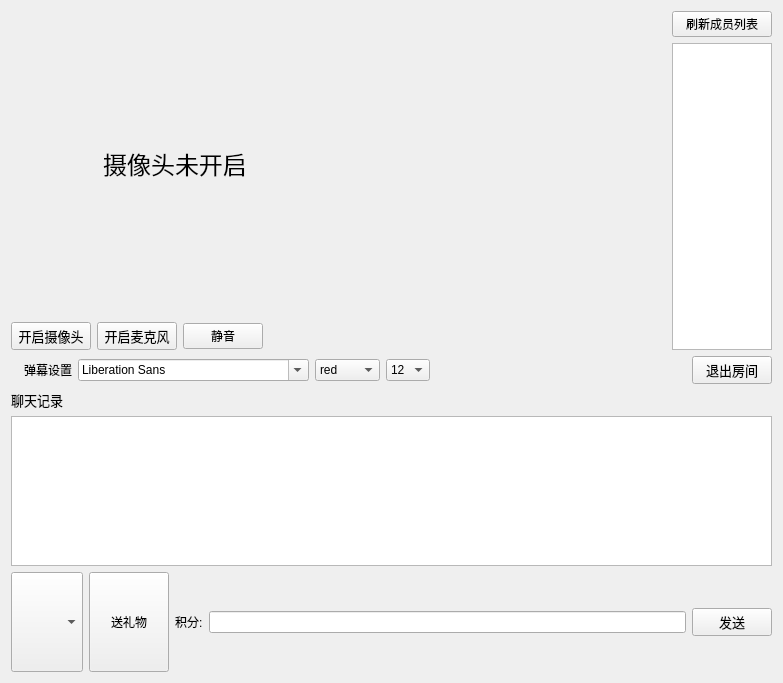
<?xml version="1.0" encoding="UTF-8"?>
<ui version="4.0">
 <class>LiveOpeWidget</class>
 <widget class="QWidget" name="LiveOpeWidget">
  <property name="geometry">
   <rect>
    <x>0</x>
    <y>0</y>
    <width>783</width>
    <height>683</height>
   </rect>
  </property>
  <property name="windowTitle">
   <string>Form</string>
  </property>
  <layout class="QVBoxLayout" name="verticalLayout_4">
   <item>
    <layout class="QVBoxLayout" name="verticalLayout_3">
     <item>
      <layout class="QHBoxLayout" name="horizontalLayout_3">
       <item>
        <layout class="QVBoxLayout" name="verticalLayout_2">
         <item>
          <widget class="QLabel" name="lb_ShowVideo">
           <property name="sizePolicy">
            <sizepolicy hsizetype="Expanding" vsizetype="Expanding">
             <horstretch>0</horstretch>
             <verstretch>0</verstretch>
            </sizepolicy>
           </property>
           <property name="text">
            <string>&lt;html&gt;&lt;head/&gt;&lt;body&gt;&lt;p align=&quot;center&quot;&gt;&lt;span style=&quot; font-size:18pt;&quot;&gt;摄像头未开启&lt;/span&gt;&lt;/p&gt;&lt;/body&gt;&lt;/html&gt;</string>
           </property>
          </widget>
         </item>
         <item>
          <layout class="QHBoxLayout" name="horizontalLayout">
           <item>
            <widget class="QPushButton" name="pbSwitchCV">
             <property name="font">
              <font>
               <family>黑体</family>
               <pointsize>10</pointsize>
              </font>
             </property>
             <property name="text">
              <string>开启摄像头</string>
             </property>
            </widget>
           </item>
           <item>
            <widget class="QPushButton" name="pbSwitchmicrophone">
             <property name="font">
              <font>
               <family>黑体</family>
               <pointsize>10</pointsize>
              </font>
             </property>
             <property name="text">
              <string>开启麦克风</string>
             </property>
            </widget>
           </item>
           <item>
            <widget class="QPushButton" name="pbSilence">
             <property name="text">
              <string>静音</string>
             </property>
            </widget>
           </item>
           <item>
            <spacer name="horizontalSpacer_2">
             <property name="orientation">
              <enum>Qt::Horizontal</enum>
             </property>
             <property name="sizeHint" stdset="0">
              <size>
               <width>40</width>
               <height>20</height>
              </size>
             </property>
            </spacer>
           </item>
          </layout>
         </item>
        </layout>
       </item>
       <item>
        <spacer name="horizontalSpacer_4">
         <property name="orientation">
          <enum>Qt::Horizontal</enum>
         </property>
         <property name="sizeHint" stdset="0">
          <size>
           <width>40</width>
           <height>20</height>
          </size>
         </property>
        </spacer>
       </item>
       <item>
        <layout class="QVBoxLayout" name="verticalLayout">
         <item>
          <widget class="QPushButton" name="pbFlushMemberlist">
           <property name="maximumSize">
            <size>
             <width>100</width>
             <height>16777215</height>
            </size>
           </property>
           <property name="text">
            <string>刷新成员列表</string>
           </property>
          </widget>
         </item>
         <item>
          <widget class="QListWidget" name="RoomMemberListLW">
           <property name="maximumSize">
            <size>
             <width>100</width>
             <height>16777215</height>
            </size>
           </property>
          </widget>
         </item>
        </layout>
       </item>
      </layout>
     </item>
     <item>
      <layout class="QHBoxLayout" name="horizontalLayout_4">
       <item>
        <widget class="QLabel" name="label_2">
         <property name="text">
          <string/>
         </property>
        </widget>
       </item>
       <item>
        <widget class="QLabel" name="label">
         <property name="text">
          <string>弹幕设置</string>
         </property>
        </widget>
       </item>
       <item>
        <widget class="QFontComboBox" name="fontComboBox">
         <property name="whatsThis">
          <string>&lt;html&gt;&lt;head/&gt;&lt;body&gt;&lt;p&gt;弹幕字体设置&lt;/p&gt;&lt;/body&gt;&lt;/html&gt;</string>
         </property>
        </widget>
       </item>
       <item>
        <widget class="QComboBox" name="colorCB">
         <property name="whatsThis">
          <string>&lt;html&gt;&lt;head/&gt;&lt;body&gt;&lt;p&gt;弹幕颜色设置&lt;/p&gt;&lt;/body&gt;&lt;/html&gt;</string>
         </property>
         <item>
          <property name="text">
           <string>red</string>
          </property>
         </item>
         <item>
          <property name="text">
           <string>yellow</string>
          </property>
         </item>
         <item>
          <property name="text">
           <string>blue</string>
          </property>
         </item>
        </widget>
       </item>
       <item>
        <widget class="QComboBox" name="sizeCB">
         <property name="whatsThis">
          <string>&lt;html&gt;&lt;head/&gt;&lt;body&gt;&lt;p&gt;弹幕字号&lt;/p&gt;&lt;/body&gt;&lt;/html&gt;</string>
         </property>
         <item>
          <property name="text">
           <string>12</string>
          </property>
         </item>
         <item>
          <property name="text">
           <string>14</string>
          </property>
         </item>
         <item>
          <property name="text">
           <string>16</string>
          </property>
         </item>
         <item>
          <property name="text">
           <string>18</string>
          </property>
         </item>
         <item>
          <property name="text">
           <string>20</string>
          </property>
         </item>
         <item>
          <property name="text">
           <string>22</string>
          </property>
         </item>
        </widget>
       </item>
       <item>
        <spacer name="horizontalSpacer">
         <property name="orientation">
          <enum>Qt::Horizontal</enum>
         </property>
         <property name="sizeHint" stdset="0">
          <size>
           <width>40</width>
           <height>20</height>
          </size>
         </property>
        </spacer>
       </item>
       <item>
        <widget class="QPushButton" name="pbExitRoom">
         <property name="font">
          <font>
           <family>黑体</family>
           <pointsize>10</pointsize>
          </font>
         </property>
         <property name="text">
          <string>退出房间</string>
         </property>
        </widget>
       </item>
      </layout>
     </item>
     <item>
      <layout class="QHBoxLayout" name="horizontalLayout_5">
       <item>
        <widget class="QLabel" name="label_4">
         <property name="font">
          <font>
           <family>黑体</family>
           <pointsize>10</pointsize>
          </font>
         </property>
         <property name="text">
          <string>&lt;html&gt;&lt;head/&gt;&lt;body&gt;&lt;p align=&quot;center&quot;&gt;聊天记录&lt;/p&gt;&lt;/body&gt;&lt;/html&gt;</string>
         </property>
        </widget>
       </item>
       <item>
        <spacer name="horizontalSpacer_3">
         <property name="orientation">
          <enum>Qt::Horizontal</enum>
         </property>
         <property name="sizeHint" stdset="0">
          <size>
           <width>40</width>
           <height>20</height>
          </size>
         </property>
        </spacer>
       </item>
      </layout>
     </item>
     <item>
      <widget class="QTextEdit" name="showMsgTE">
       <property name="minimumSize">
        <size>
         <width>0</width>
         <height>100</height>
        </size>
       </property>
       <property name="maximumSize">
        <size>
         <width>16777215</width>
         <height>150</height>
        </size>
       </property>
      </widget>
     </item>
     <item>
      <layout class="QHBoxLayout" name="horizontalLayout_2">
       <item>
        <widget class="QComboBox" name="comboBoxgift">
         <property name="minimumSize">
          <size>
           <width>0</width>
           <height>100</height>
          </size>
         </property>
        </widget>
       </item>
       <item>
        <widget class="QPushButton" name="pbSendGift">
         <property name="minimumSize">
          <size>
           <width>0</width>
           <height>100</height>
          </size>
         </property>
         <property name="text">
          <string>送礼物</string>
         </property>
        </widget>
       </item>
       <item>
        <widget class="QLabel" name="lb_score">
         <property name="text">
          <string>积分:</string>
         </property>
        </widget>
       </item>
       <item>
        <widget class="QLineEdit" name="lineMsgLE"/>
       </item>
       <item>
        <widget class="QPushButton" name="pbSendMsg">
         <property name="font">
          <font>
           <family>黑体</family>
           <pointsize>10</pointsize>
          </font>
         </property>
         <property name="text">
          <string>发送</string>
         </property>
        </widget>
       </item>
      </layout>
     </item>
    </layout>
   </item>
  </layout>
 </widget>
 <resources/>
 <connections/>
</ui>
